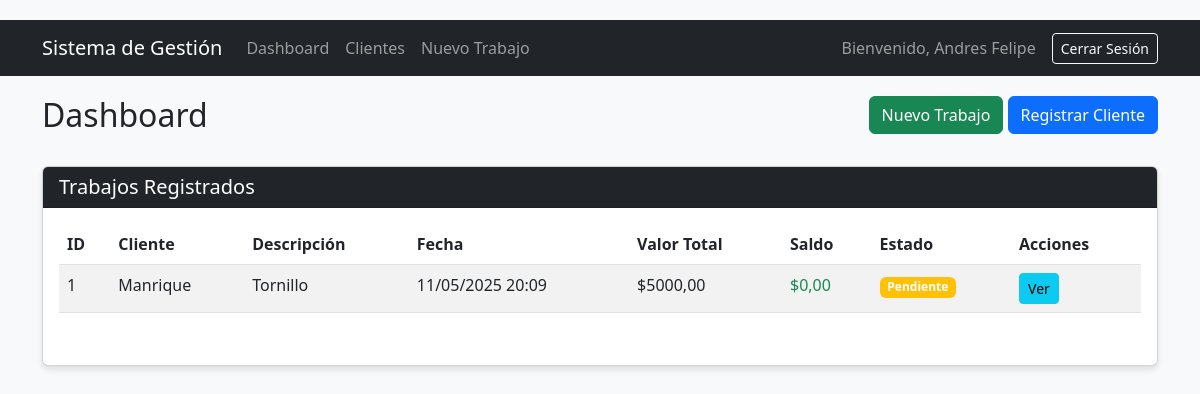
The page /dashboard/ (signed in) on the database its author committed.
### gestion_trabajos/models.py (models this page shows, shortened)
class Trabajo(models.Model):
    ESTADO_CHOICES = [
        ('Pendiente', 'Pendiente'),
        ('En Proceso', 'En Proceso'),
        ('Terminado', 'Terminado'),
        ('Entregado', 'Entregado'),
    ]
    cliente = models.ForeignKey(Cliente, on_delete=models.CASCADE, related_name='trabajos')
    descripcion = models.TextField(blank=True, null=True)
    fecha_creacion = models.DateTimeField(auto_now_add=True)
    valor_total = models.DecimalField(max_digits=10, decimal_places=2)
    saldo = models.DecimalField(max_digits=10, decimal_places=2)
    estado = models.CharField(max_length=20, choices=ESTADO_CHOICES, default='Pendiente')
    factura_electronica = models.CharField(max_length=50, blank=True, null=True)
    requiere_factura = models.BooleanField(default=False)
    usuario = models.ForeignKey(User, on_delete=models.CASCADE, related_name='trabajos')

class Cliente(models.Model):
    nombre = models.CharField(max_length=100)
    celular = models.CharField(max_length=20)
    fecha_registro = models.DateTimeField(auto_now_add=True)

### gestion_trabajos/views.py (the view)
# urls.py: path('dashboard/', views.dashboard, name='dashboard'),
@login_required
def dashboard(request):
    trabajos = Trabajo.objects.filter(usuario=request.user).order_by('-fecha_creacion')
    return render(request, 'gestion_trabajos/dashboard.html', {'trabajos': trabajos})

### templates/gestion_trabajos/dashboard.html (shortened to what this page needs)
{% extends 'base.html' %}
{% block content %}
<div class="row mb-4">
    <div class="col-md-8">
        <h2>Dashboard</h2>
    </div>
    <div class="col-md-4 text-end">
        <a href="{% url 'nuevo_trabajo' %}" class="btn btn-success">Nuevo Trabajo</a>
        <a href="{% url 'registrar_cliente' %}" class="btn btn-primary">Registrar Cliente</a>
    </div>
</div>
<div class="card">
    <div class="card-header bg-dark text-white">
        <h5 class="mb-0">Trabajos Registrados</h5>
    </div>
    <div class="card-body">
        {% if trabajos %}
        <div class="table-responsive">
            <table class="table table-striped table-hover">
                <thead>
                    <tr>
                        <th>ID</th>
                        <th>Cliente</th>
                        <th>Descripción</th>
                        <th>Fecha</th>
                        <th>Valor Total</th>
                        <th>Saldo</th>
                        <th>Estado</th>
                        <th>Acciones</th>
                    </tr>
                </thead>
                <tbody>
                    {% for trabajo in trabajos %}
                    <tr>
                        <td>{{ trabajo.id }}</td>
                        <td>{{ trabajo.cliente.nombre }}</td>
                        <td>{{ trabajo.descripcion|truncatechars:50 }}</td>
                        <td>{{ trabajo.fecha_creacion|date:"d/m/Y H:i" }}</td>
                        <td>${{ trabajo.valor_total }}</td>
                        <td>
                            <span class="{% if trabajo.saldo > 0 %}text-danger{% else %}text-success{% endif %}">
                                ${{ trabajo.saldo }}
                            </span>
                        </td>
                        <td>
                            {% if trabajo.estado == 'Pendiente' %}
                                <span class="badge bg-warning">Pendiente</span>
                            {% elif trabajo.estado == 'En Proceso' %}
                                <span class="badge bg-info">En Proceso</span>
                            {% elif trabajo.estado == 'Terminado' %}
                                <span class="badge bg-primary">Terminado</span>
                            {% elif trabajo.estado == 'Entregado' %}
                                <span class="badge bg-success">Entregado</span>
                            {% endif %}
                        </td>
                        <td>
                            <a href="{% url 'detalle_trabajo' trabajo.id %}" class="btn btn-sm btn-info">Ver</a>
                        </td>
                    </tr>
                    {% endfor %}
                </tbody>
            </table>
        </div>
        {% else %}
        <div class="alert alert-info">
            No hay trabajos registrados. <a href="{% url 'nuevo_trabajo' %}">Crear un nuevo trabajo</a>.
        </div>
        {% endif %}
    </div>
</div>
{% endblock %}

### templates/base.html (shortened to what this page needs)
<!DOCTYPE html>
<html lang="es">
<head>
    <link href="https://cdn.jsdelivr.net/npm/bootstrap@5.3.0-alpha1/dist/css/bootstrap.min.css" rel="stylesheet">
</head>
<body>
    {% if user.is_authenticated %}
    <nav class="navbar navbar-expand-lg navbar-dark bg-dark">
        <div class="container">
            <a class="navbar-brand" href="{% url 'dashboard' %}">Sistema de Gestión</a>
            <div class="collapse navbar-collapse" id="navbarNav">
                <ul class="navbar-nav me-auto">
                    <li class="nav-item">
                        <a class="nav-link" href="{% url 'dashboard' %}">Dashboard</a>
                    </li>
                    <li class="nav-item">
                        <a class="nav-link" href="{% url 'lista_clientes' %}">Clientes</a>
                    </li>
                    <li class="nav-item">
                        <a class="nav-link" href="{% url 'nuevo_trabajo' %}">Nuevo Trabajo</a>
                    </li>
                </ul>
                <span class="navbar-text me-3">
                    Bienvenido, {{ user.first_name|default:user.username }}
                </span>
                <a href="{% url 'logout' %}" class="btn btn-outline-light btn-sm">Cerrar Sesión</a>
            </div>
        </div>
    </nav>
    {% endif %}
    <div class="container">
        {% block content %}{% endblock %}
    </div>
</body>
</html>

### templates/base.html (style rules this page uses)
body { background-color: #f8f9fa; padding-top: 20px; }
.navbar { margin-bottom: 20px; }
.card { margin-bottom: 20px; box-shadow: 0 4px 6px rgba(0, 0, 0, 0.1); }
.table-responsive { margin-bottom: 20px; }

### rows shown on the page
Trabajo: id "1", cliente.nombre "Manrique", descripcion "Tornillo", fecha_creacion "11/05/2025 20:09", valor_total "5000,00", saldo "0,00", estado "Pendiente"

### other values the page prints
{{ user.first_name|default:user.username }} "Andres Felipe"
